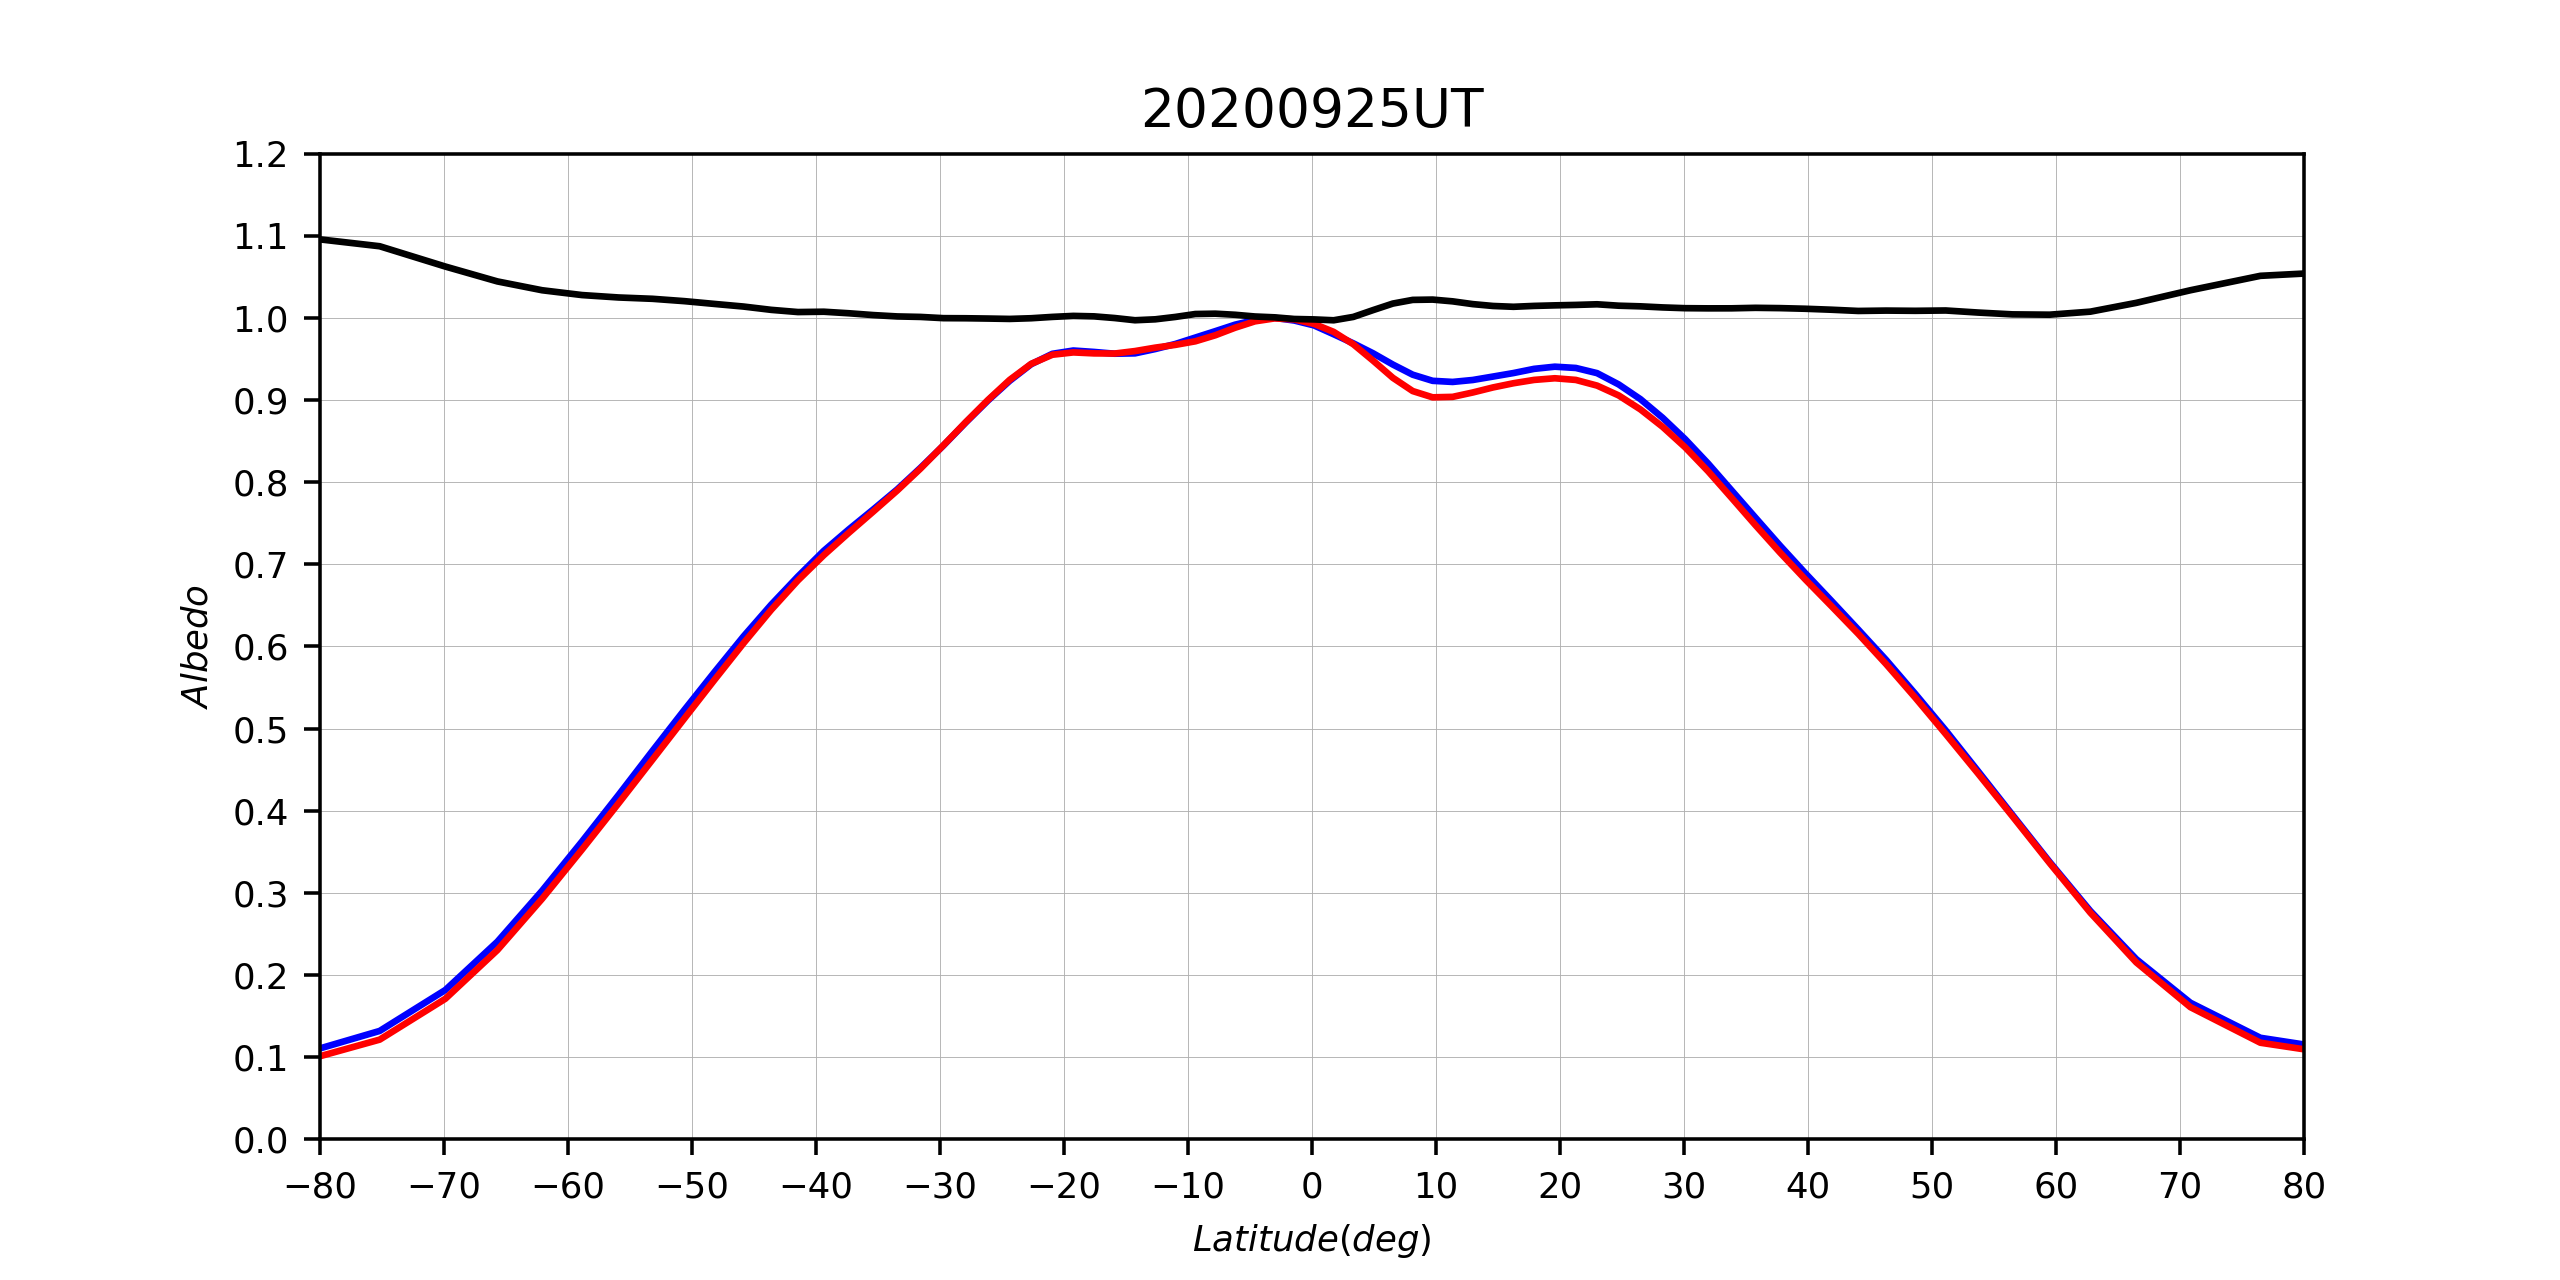

Recreate this plot in Python.
# -*- coding: utf-8 -*-
"""
Created on Wed Mar 24 14:41:07 2021
###############################################################################
NAME:       Profiles.py

PURPOSE:    To plot and analyze Jovian meridional profiles extracted manually
            from calibrated ST2000XM images via MaximDL. The initial purpose
            is to look at NH3 absorption, and perhaps CH4 absorption. Thus the 
            inputs are the two profile files (in-band and out-of-band) .
            
INPUTS:     Two CSV files, one in-band and one out-of-band
            
LIBRARIES:  TBD
                    

###############################################################################
@author: Steven Hill
"""

import sys
drive='f:'
sys.path.append(drive+'/Astronomy/Python Play')
sys.path.append(drive+'/Astronomy/Python Play/SpectroPhotometry/Photometry')
sys.path.append(drive+'/Astronomy/Python Play/FITSImageStuff')
sys.path.append(drive+'/Astronomy/Projects/SAS 2021 Project/Analysis')

import scipy
import pylab as pl
import Meta_and_Control_Data_Operations as Meta
import SpecPhotPlot as SPP
from astropy.io import fits
import ComputeNetRateJupiter as CNRJ
from astropy.io import ascii
from astropy.table import Table, hstack, vstack
from os import listdir
import numpy as np
from numpy import genfromtxt
import copy
from scipy import interpolate
import scipy.stats as ST

#### SET UP INITIAL CONFIGURATION OF FILES (STILL NEED TO ADD OCTOBER)
    
root_path='F:/Astronomy/Projects/Planets/Jupiter/Imaging Data/'
observations={'20200902UT':{'pixshft':0.1,'latctr':41.8,'rp':36.1,
                            'exp647':10.0,'exp656':10.0},
              '20200903UT':{'pixshft':-0.4,'latctr':52.7,'rp':36.3,
                            'exp647':10.0,'exp656':10.0},
              '20200904UT':{'pixshft':0.0,'latctr':47.0,'rp':36.2,
                            'exp647':14.5, 'exp656':17.0},
              '20200913UT':{'pixshft':0.4,'latctr':44.7,'rp':35.3,
                            'exp647':10.0,'exp656':9.0},
              '20200914UT':{'pixshft':0.4,'latctr':45.0,'rp':35.2,
                            'exp647':3.0,'exp656':4.0},
              '20200915UT':{'pixshft':0.2,'latctr':40.9,'rp':35.1,
                            'exp647':7.5,'exp656':8.0},
              '20200924UT':{'pixshft':-0.2,'latctr':41.7,'rp':34.1,
                            'exp647':8.5,'exp656':9.5},
              '20200925UT':{'pixshft':0.7,'latctr':45.1,'rp':34.0,
                            'exp647':10.0,'exp656':8.5}}
dates=['20200902UT','20200903UT','20200904UT','20200913UT','20200914UT',
       '20200915UT','20200924UT','20200925UT']

#### SET UP CUMULATIVE CANVAS AND PLOT
canvas=pl.figure(figsize=(8.0, 4.0), dpi=150, facecolor="white")
AX=pl.subplot(1, 1, 1)
x0=-60
x1=60
xtks=13
y0=0.95
y1=1.05
ytks=11
# Set x limits
AX.set_xlim(x0,x1)
# Set x ticks
AX.set_xticks(np.linspace(x0,x1,xtks, endpoint=True))
# Set y limits
AX.set_ylim(y0,y1)
AX.set_yticks(np.linspace(y0,y1,ytks, endpoint=True))
# Set y ticks
AX.grid(linewidth=0.2)
AX.tick_params(axis='both', which='major', labelsize=8)
AX.set_ylabel(r"$I647/I656$",fontsize=8,color="black")
AX.set_xlabel(r"$Latitude (deg)$",fontsize=8)
AX.set_title("Cumulative")

#### LOOP OVER DATES AND COMPUTE RATIOS
First=True
for date in dates:
    path=root_path+date+'/'
    filelist=listdir(path)
    FNList=[]
    for fn in filelist:
        if "csv" in fn:
            if "Aligned" in fn:
                FNList.append(fn)
    print len(FNList)
    print FNList

#### READ DATA FROM EITHER CONTINUUM OR NH3
    for FN in FNList:
        if "656HIA" in FN:
            CNTRaw = genfromtxt(path+FN, delimiter=',')
        if "647CNT" in FN:
            NH3Raw = genfromtxt(path+FN, delimiter=',')
        
    pixelshift=observations[date]['pixshft']
   
    sumratio=np.sum(NH3Raw[:,1]/observations[date]['exp647'])/ \
        np.sum(CNTRaw[:,1]/observations[date]['exp656'])
    print "sumratio=",sumratio

    CNTNrm = copy.deepcopy(CNTRaw)
    CNTNrm[:,1] = CNTRaw[:,1]/np.max(CNTRaw[:,1])
    
    Interp=interpolate.interp1d(CNTNrm[:,0]+pixelshift,CNTNrm[:,1],kind='linear', 
                                copy=True,bounds_error=False, 
                                fill_value=np.NaN,axis=0)  
    SignalonGrid=Interp(CNTNrm[:,0])
    CNTNrm[:,1]=SignalonGrid
    
    NH3Nrm = copy.deepcopy(NH3Raw)
    NH3Nrm[:,1] = NH3Raw[:,1]/np.max(NH3Raw[:,1])
    NH3Abs=copy.deepcopy(NH3Raw)
    NH3Abs[:,1]=NH3Nrm[:,1]/CNTNrm[:,1]
    
    latctr=observations[date]['latctr']
    rp=observations[date]['rp']
    rp=36.1
    Lat=np.arcsin(-(NH3Raw[:,0]-latctr)/rp)*180.0/np.pi
    latgrid,tmpsig=CNRJ.uniform_lat_grid(Lat,NH3Abs[:,1])
    
    if First:
        signalarray=np.zeros([tmpsig.size,1])
        signalarray[:,0]=tmpsig
        First=False
    else:
        signalarray=np.insert(signalarray,1,tmpsig,axis=1)

    
    pl.figure(figsize=(8.0, 4.0), dpi=150, facecolor="white")
    
    pl.subplot(1, 1, 1)
    #Plot Layout Configuration
    x0=0
    x1=100
    xtks=21
    y0=0.0
    y1=1.2
    ytks=13
    
    # Set x limits
    pl.xlim(x0,x1)
    # Set x ticks
    pl.xticks(np.linspace(x0,x1,xtks, endpoint=True))
    # Set y limits
    pl.ylim(y0,y1)
    pl.yticks(np.linspace(y0,y1,ytks, endpoint=True))
    # Set y ticks
    pl.grid(linewidth=0.2)
    pl.tick_params(axis='both', which='major', labelsize=8)
    pl.ylabel(r"$Normalized Intensity$",fontsize=8,color="black")
    pl.xlabel(r"$Pixel",fontsize=8)
    
    pl.plot(NH3Nrm[:,0],NH3Nrm[:,1],color='b',label='647NH3')
    pl.plot(CNTNrm[:,0],CNTNrm[:,1],color='r',label='656HIA')
    pl.plot(NH3Abs[:,0],NH3Abs[:,1],color='k',label='NH3/HIA')
    pl.title(date)
    
    pl.figure(figsize=(8.0, 4.0), dpi=150, facecolor="white")
    
    pl.subplot(1, 1, 1)
    #Plot Layout Configuration
    x0=-80
    x1=80
    xtks=17
    y0=0.0
    y1=1.2
    ytks=13
    
    # Set x limits
    pl.xlim(x0,x1)
    # Set x ticks
    pl.xticks(np.linspace(x0,x1,xtks, endpoint=True))
    # Set y limits
    pl.ylim(y0,y1)
    pl.yticks(np.linspace(y0,y1,ytks, endpoint=True))
    # Set y ticks
    pl.grid(linewidth=0.2)
    pl.tick_params(axis='both', which='major', labelsize=8)
    pl.ylabel(r"$Albedo$",fontsize=8,color="black")
    pl.xlabel(r"$Latitude (deg)$",fontsize=8)
    
    pl.plot(Lat,NH3Nrm[:,1],color='b',label='647NH3')
    pl.plot(Lat,CNTNrm[:,1],color='r',label='656HIA')
    pl.plot(Lat,NH3Abs[:,1],color='k',label='NH3/HIA')
    pl.title(date)
    
    AX.plot(Lat,NH3Abs[:,1],color='k',label='NH3/HIA',linewidth=0.5)
    
AvgSignal=np.nanmean(signalarray,axis=1)
std=np.nanstd(signalarray,axis=1) 
sem=ST.sem(signalarray,axis=1,ddof=0,nan_policy='omit')
    
MeanSpec=np.zeros([latgrid.size,4])
MeanSpec[:,0]=latgrid
MeanSpec[:,1]=AvgSignal
MeanSpec[:,2]=std
MeanSpec[:,3]=sem

AX.plot(latgrid,AvgSignal,color='r',label='NH3/HIA')

pl.savefig('F:/Astronomy/Projects/SAS 2021 Ammonia/Jupiter_NH3_Analysis/Profiles.png',dpi=320)
